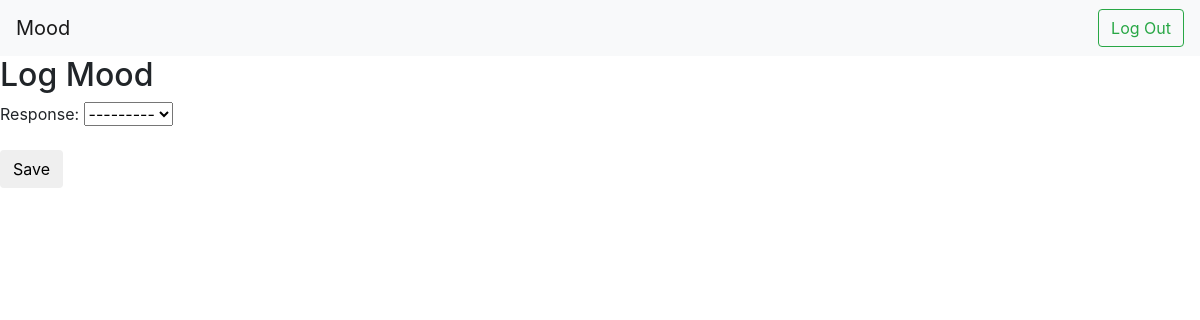
Before: / (signed in) with the older database file.
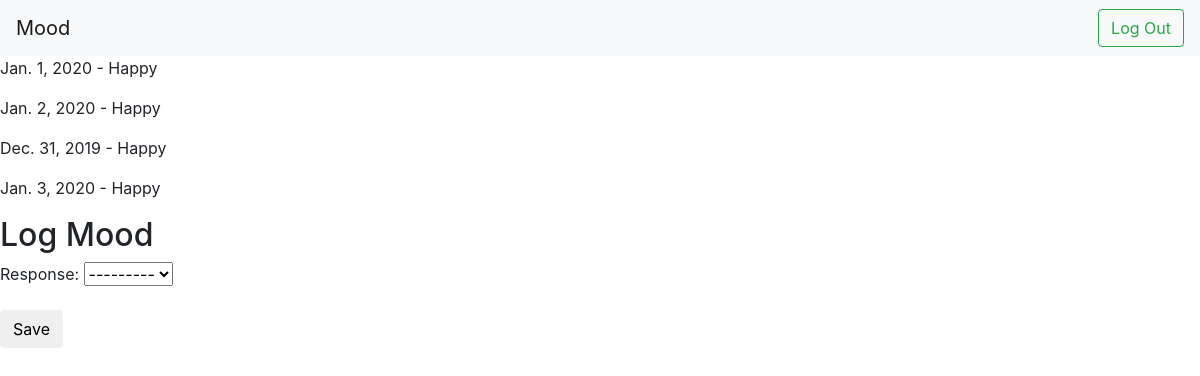
After: the same page with the newer database file.
### tracker/models.py (models this page shows)
class Log(models.Model):
    response = models.ForeignKey(Choice, on_delete=models.CASCADE)
    date = models.DateField('date')
    user = models.ForeignKey(
        settings.AUTH_USER_MODEL,
        on_delete=models.CASCADE,
    )

class Choice(models.Model):
    track = models.ForeignKey(Track, on_delete=models.CASCADE)
    choice_text = models.CharField(max_length=120)
    def __str__(self):
        return(self.choice_text)

### tracker/views.py (the view, shortened to what this page needs)
# urls.py: 2. Add a URL to urlpatterns:  path('', views.home, name='home')
def home(request):
    if request.user.is_authenticated:
        log = Log.objects.filter(user=request.user)
        form = LogForm()
        context ={'log':log,
                  'form':form,}
    else:
        context={'log':[],
                  'form':''}
    return render(request, 'tracker/log_view.html', context)

### tracker/forms.py
class LogForm(forms.ModelForm):
    class Meta:
        model = Log
        fields = ('response',)

### tracker/templates/tracker/log_view.html
{% extends 'tracker/base.html' %}
{% block content %}
    {% for i in log %}
    <p>{{i.date}} - {{i.response}}</p>
    {%endfor%}
    <h2>Log Mood</h2>
    <form method="POST" class="post-form">{% csrf_token %}
        {{ form.as_p }}
        <button type="submit" class="save btn btn-default">Save</button>
    </form>
{% endblock %}

### tracker/templates/tracker/base.html (shortened to what this page needs)
{% load static %}
<html>
    <head>
        <link rel="stylesheet" href="https://maxcdn.bootstrapcdn.com/bootstrap/4.0.0/css/bootstrap.min.css">
    </head>
    <body>
        <nav class="navbar navbar-expand-lg navbar-light bg-light">
            <a class="navbar-brand" href="#">Mood</a>
            <div class="collapse navbar-nav ml-auto" id="navbarSupportedContent">
                {% if user.is_authenticated %}
                <a class="btn btn-outline-success my-2 my-sm-0" href="/logout"role="button">Log Out</a>
                {% else %}
                <button class="btn btn-outline-success my-2 my-sm-0" href="" type="submit">Log In</button>
                {% endif %}
            </div>
        </nav>
        {% block content %}
        {% endblock %}
    </body>
</html>

Changed rows visible on the page:
added Log: date "Jan. 1, 2020", response "Happy"
added Log: date "Jan. 2, 2020", response "Happy"
added Log: date "Dec. 31, 2019", response "Happy"
added Log: date "Jan. 3, 2020", response "Happy"
